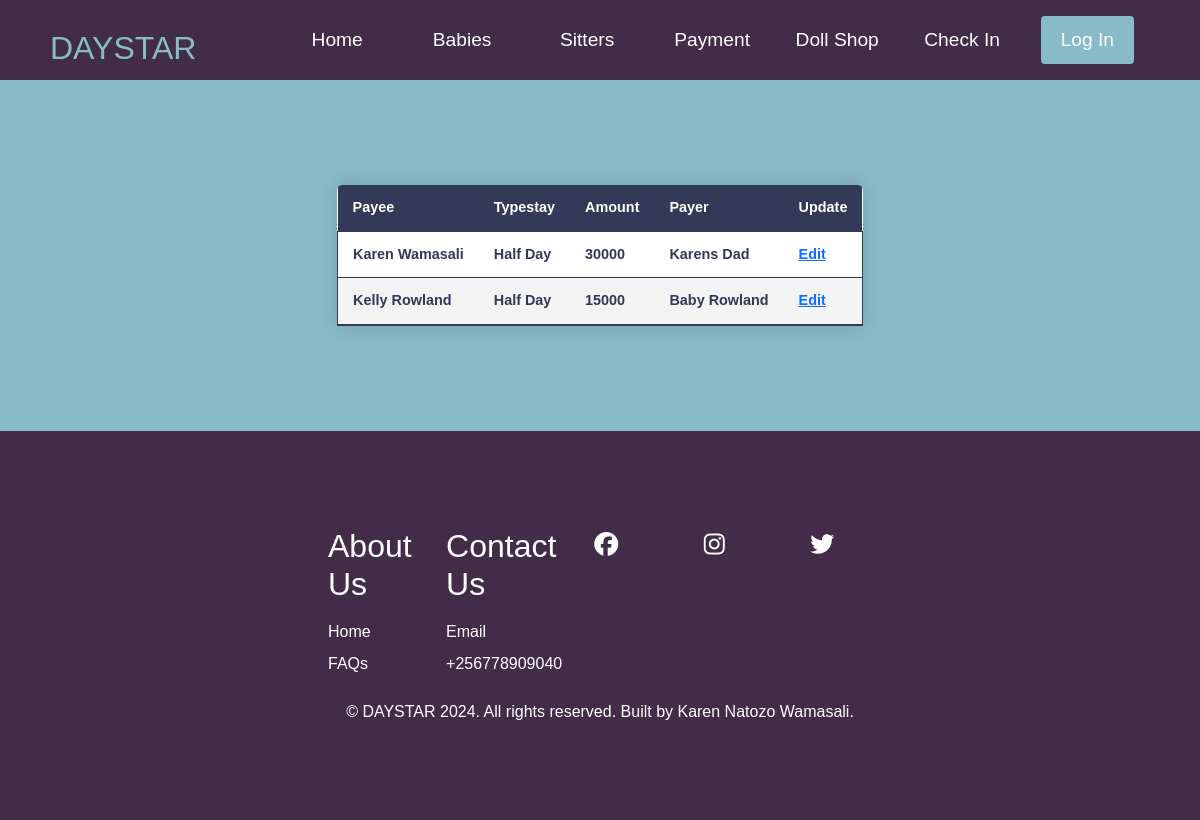
The app's page /all-payments/ with its own data.
### daystar_app/models.py (models this page shows, shortened)
class Payment(models.Model):
    payee = models.ForeignKey(Babies, on_delete=models.CASCADE)
    typestay = models.ForeignKey(Type_stay, on_delete=models.CASCADE)
    amount = models.IntegerField(null=True, blank=True)
    payer = models.CharField(max_length=50, null=False, blank=False)

class Babies(models.Model):
    name = models.CharField(max_length=70, null=False, blank=False)
    typestay = models.ForeignKey(Type_stay, on_delete=models.CASCADE)
    age = models.IntegerField(null=True, blank=True)
    gender = models.CharField(max_length=10, null=True, blank=True)
    location = models.CharField(max_length=10, null=True, blank=True)
    parent = models.CharField(max_length=50, null=True, blank=True)
    student_number = models.CharField(max_length=40, null=True, blank=True)
    gaurdian = models.CharField(max_length=10, null=True, blank=True)
    baby_id = models.CharField(max_length=10, null=True, blank=True)
    def __str__(self):
        return self.name

class Type_stay(models.Model):
    name = models.CharField(max_length=50, null=True, blank=True)
    def __str__(self):
        return self.name

### daystar_app/views.py (the view)
# urls.py: path('all-payments/', views.paymentdisplay, name='paymentdisplay'),
def paymentdisplay(request):
    payments = Payment.objects.all()
    return render(request, 'daystar-app/all-payments.html', {'payments':payments})

### daystar_app/templates/daystar-app/all-payments.html (shortened to what this page needs)
<!DOCTYPE html>
<html lang="en">
<head>
    <link href="https://cdn.jsdelivr.net/npm/bootstrap@5.3.3/dist/css/bootstrap.min.css" rel="stylesheet">
    <link rel="stylesheet" href="/static/css/styles.css">
</head>
<body>
{% block content %}
     <nav class="navbar">
        <div class="navbar__container">
            <a href="/dashboards" id="navbar__logo">DAYSTAR</a>
            <ul class="navbar__menu">
                <li class="navbar__item">
                    <a href="/" class="navbar__links" id="home-page">Home</a>
                </li>
                <li class="navbar__item">
                    <a href="/babies" class="navbar__links" id="babies-page">Babies</a>
                </li>
                <li class="navbar__item">
                    <a href="/sitters" class="navbar__links" id="sitters-page">Sitters</a>
                </li>
                <li class="navbar__item">
                    <a href="/payment" class="navbar__links" id="payment-page">Payment</a>
                </li>
                <li class="navbar__item">
                    <a href="/dolls-shop" class="navbar__links" id="doll-shop">Doll Shop</a>
                </li>
                <li class="navbar__item">
                    <a href="/checkin" class="navbar__links" id="doll-shop">Check In</a>
                </li>
                <li class="navbar__btn">
                    <a href="/accounts/login" class="button" id="login">Log In</a>
                </li>
            </ul>
        </div>
    </nav>
        <div class="services">
            <table class="content-table">
                <thead>
                    <tr>
                        <th>Payee</th>
                        <th>Typestay</th>
                        <th>Amount</th>
                        <th>Payer</th>
                        <th>Update</th>
                    </tr>
                </thead>
                <tbody>
        {% for item in payments %}
                    <tr class="active-row">
                        <td>{{ item.payee }}</td>
                        <td>{{ item.typestay }}</td>
                        <td>{{ item.amount }}</td>
                        <td>{{ item.payer }}</td>
                        <td><a href="">Edit</a></td>
                    </tr>
        {% endfor %}
                </tbody>
            </table>
        </div>
   <div class="footer__container">
    <div class="footer__links">
        <div class="footer__link--wrapper">
            <div class="footer__link--items">
                <h2>About Us</h2>
                    <a href="#services">Home</a>
                    <a href="#services">FAQs</a>
            </div>
            <div class="footer__link--items">
                <h2>Contact Us</h2>
                    <a href="mailto:karen@gmail.com">Email</a>
                    <a href="#">+256778909040</a>
            </div>
             <section class="social__media">
                <div class="footer__link--items">
                    <div class="social__icons">
                        <a href="#" class="social__icon--link" target="_blank"><i class="fab fa-facebook"></i></a>
                        <a href="#" class="social__icon--link"><i class="fab fa-instagram"></i></a>
                        <a href="#" class="social__icon--link"><i class="fab fa-twitter"></i></a>
                    </div>
                </div>
            </section>
        </div>
    </div>
    <div>
        <p class="website__rights">© DAYSTAR 2024. All rights reserved. Built by Karen Natozo Wamasali.</p>
    </div>
</div>
{% endblock %}
</body>
</html>

### daystar_app/static/css/styles.css (style rules this page uses)
* { box-sizing: border-box; margin: 0; padding: 0; font-family: 'Kumbh sans', sans-serif; scroll-behavior: smooth; }
.navbar { background: #422C47; height: 80px; display: flex; justify-content: center; align-items: center; font-size: 1.2rem; position: sticky; top: 0; z-index: 999; }
.navbar__container { display: flex; justify-content: space-between; height: 80px; z-index: 1; width: 100%; max-width: 1300px; margin: 0 auto; padding: 0 50px; }
#navbar__logo { background-color: #88BAC8; background-size: 100%; -webkit-background-clip: text; -moz-background-clip: text; -webkit-text-fill-color: transparent; -moz-text-fill-color: transparent; display: flex; align-items: center; cursor: pointer; text-decoration: none; font-size: 2rem; }
.navbar__menu { display: flex; list-style: none; align-items: center; }
.navbar__item { height: 80px; }
.navbar__links { color: white; display: flex; align-items: center; justify-content: center; width: 125px; text-decoration: none; height: 100%; }
.navbar__btn { display: flex; justify-content: center; align-items: center; padding: 0 1rem; width: 100%; }
.button { display: flex; justify-content: center; align-content: center; text-decoration: none; padding: 10px 20px; height: 100%; width: 100%; border: none; outline: none; border-radius: 4px; background: #88BAC8; color: #fff; transition: all 0.3s ease; }
.services { background: #88BAC8; display: flex; flex-direction: column; justify-content: center; align-items: center; height: 100%; padding: 5rem 5rem; }
.footer__container { background-color: #422C47; padding: 5rem 0; display: flex; flex-direction: column; justify-content: center; align-items: center; }
.footer__links { width: 100%; max-width: 1000px; display: flex; justify-content: center; }
.footer__link--wrapper { display: flex; }
.footer__link--items { display: flex; flex-direction: column; align-items: flex-start; margin: 16px; text-align: left; width: 160px; box-sizing: border-box; }
.footer__link--items h2 { margin-bottom: 16px; color: #fff; }
.footer__link--items a { color: #fff; text-decoration: none; margin-bottom: 0.5rem; transition: 0.3 ease-out; }
.social__icon--link { color: #88BAC8; font-size: 24px; }
.social__media { max-width: 1000px; width: 100%; }
.social__icons { display: flex; justify-content: space-between; align-items: center; width: 240px; }
.website__rights { color: #fff; }
.content-table { border-collapse: collapse; margin: 25px 0; font-size: 0.9em; min-width: 400px; border-radius: 5px 5px 0 0; overflow: hidden; box-shadow: 0 0 20px rgba(0, 0, 0, 0.15); background-color: #fff; }
.content-table thead tr { background-color: #333A57; color: #ffffff; text-align: left; font-weight: bold; }
.content-table th, .content-table td { padding: 12px 15px; }
.content-table tbody tr { border: 1px solid #333A57; }
.content-table tbody tr:nth-of-type(even) { background-color: #f3f3f3; }
.content-table tbody tr:last-of-type { border-bottom: 2px solid #333A57; }
.content-table tbody tr.active-row { font-weight: bold; color: #333A57; }

### records on screen
Payment: payee "Karen Wamasali", typestay "Half Day", amount "30000", payer "Karens Dad"
Payment: payee "Kelly Rowland", typestay "Half Day", amount "15000", payer "Baby Rowland"
